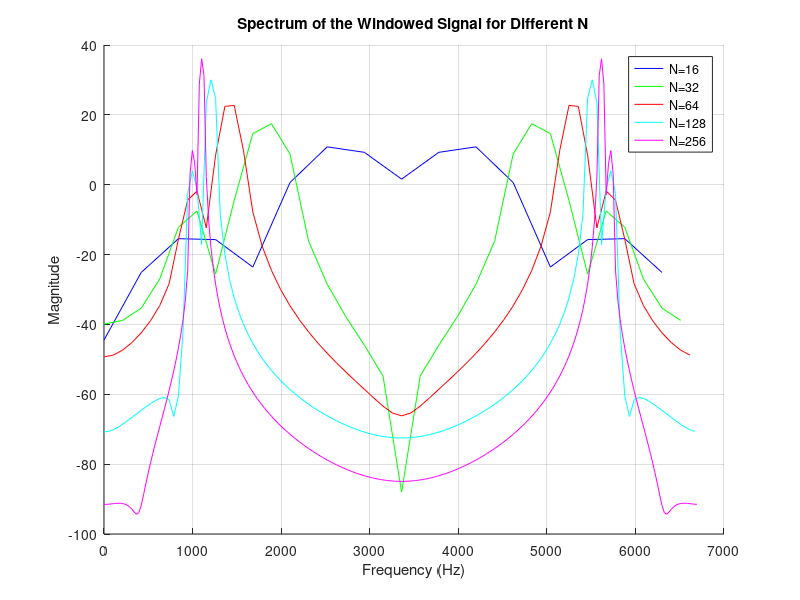

MATLAB code for this plot:
%2b 
% Parameters
A0 = 0.05;
A1 = 1;
Omega0 = 2 * pi * 1000;  % תדר סינוסואידה ראשוני ברד/שנייה
F_s = 6720;  % תדר דגימה ברד/שנייה
N_values = [16, 32, 64, 128, 256];  % ערכים שונים של N
colors = ['b', 'g', 'r', 'c', 'm'];  % צבעים שונים לגרפים

figure;
hold on;  % מאפשר ציור של כל הגרפים באותה תמונה

for idx = 1:length(N_values)
    N = N_values(idx);
    Omega1 = (Omega0 + F_s*(8 * pi / N));  % חישוב אומגה 1
    t = (0:N-1) /(F_s);  % וקטור הזמן
    
    % חלון האן (Hann window)
    window = hann(N)';
    
    % בניית האות
    x = (A0 * sin(Omega0 * t) + A1 * sin(Omega1 * t)) .* window;
    
    % התמרת פורייה דיסקרטית (DFT)
    X = fft(x);
    freqs = (0:N-1) * (F_s/ N);  % וקטור תדרים
    
    % ציור הספקטרום
    plot(freqs, 20*log10(abs(X)), 'Color', colors(idx), 'DisplayName', sprintf('N=%d', N));
end

title('Spectrum of the Windowed Signal for Different N');
xlabel('Frequency (Hz)');
ylabel('Magnitude');
legend show;
grid on;
hold off;
